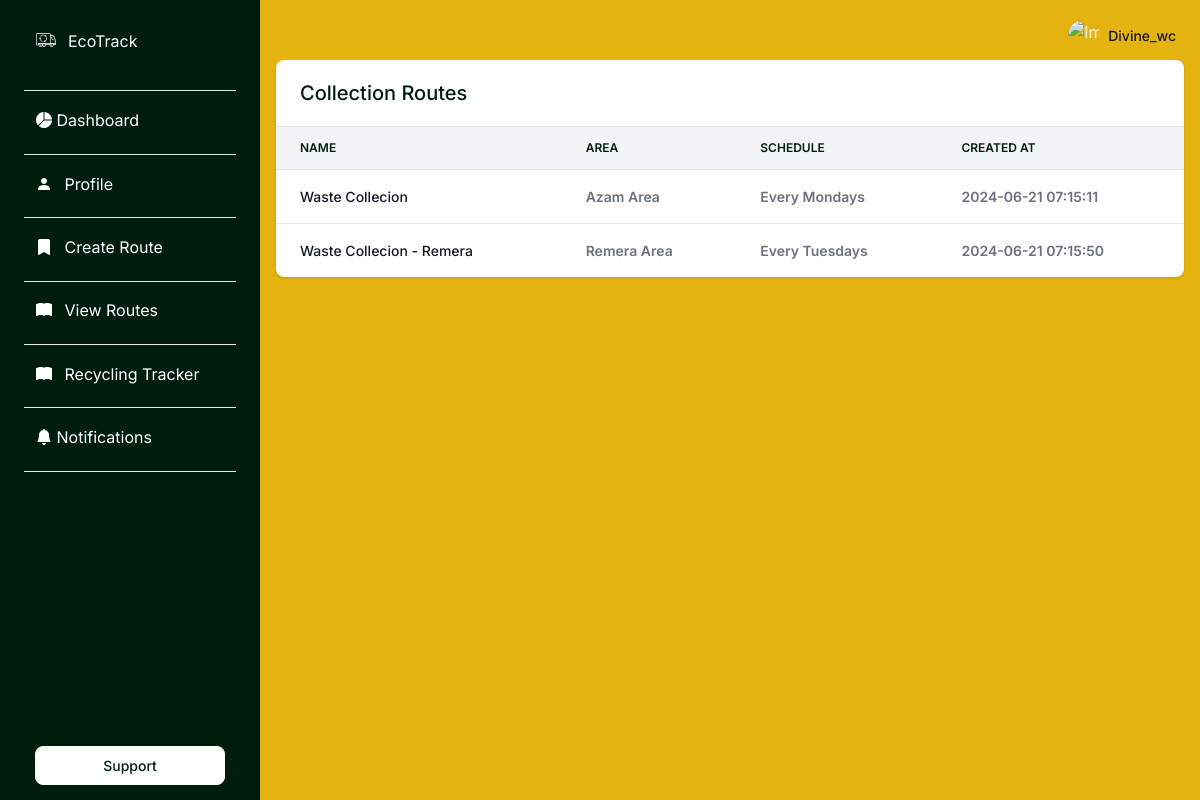
Screenshot of /view_routes (signed in) with the database file from the repository.
### apps/authentication/models.py (models this page shows, shortened)
class Users(db.Model, UserMixin):
    __tablename__ = 'Users'
    id = db.Column(db.Integer, primary_key=True)
    username = db.Column(db.String(64), unique=True)
    email = db.Column(db.String(64), unique=True)
    password = db.Column(db.LargeBinary)
    firstname = db.Column(db.String(64), nullable=True)
    lastname = db.Column(db.String(64), nullable=True)
    phone = db.Column(db.String(20), nullable=True)
    address = db.Column(db.String(128), nullable=True)
    city = db.Column(db.String(64), nullable=True)
    state = db.Column(db.String(32), nullable=True)
    zip_code = db.Column(db.String(10), nullable=True)
    role = db.Column(Enum(RoleEnum), nullable=False, default=RoleEnum.user)

### apps/collection_route/models.py (models this page shows)
class CollectionRoute(db.Model):
    __tablename__ = 'collection_routes'
    id = db.Column(db.Integer, primary_key=True)
    service_id = db.Column(db.Integer, db.ForeignKey('Users.id'))
    name = db.Column(db.String(128), nullable=False)
    area = db.Column(db.String(128), nullable=False)
    schedule = db.Column(db.String(128), nullable=False)
    created_at = db.Column(db.DateTime, default=db.func.current_timestamp())
    service = db.relationship('Users', backref='collection_routes')

### apps/collection_route/routes.py (the view)
@blueprint.route('/view_routes')
@login_required
def view_routes():
    if current_user.role.value != 'wc_service':
        return render_template('error/page-403.html'), 403
    routes = CollectionRoute.query.filter_by(service_id=current_user.id).all()
    return render_template('dashboard/view_routes.html', routes=routes)

### apps/__init__.py (called while the page is built)
def configure_database(app):
    @app.before_first_request
    def initialize_database():
        try:
            db.create_all()
        except Exception as e:
            print('> Error: DBMS Exception: ' + str(e))
            basedir = os.path.abspath(os.path.dirname(__file__))
            app.config['SQLALCHEMY_DATABASE_URI'] = 'sqlite:///' + \
                os.path.join(basedir, 'db.sqlite3')
            print('> Fallback to SQLite ')
            db.create_all()
    @app.teardown_request
    def shutdown_session(exception=None):
        db.session.remove()

### apps/authentication/models.py (called while the page is built)
@login_manager.user_loader
def user_loader(id):
    return Users.query.filter_by(id=id).first()

### apps/templates/dashboard/view_routes.html (shortened to what this page needs)
{% extends "layouts/base.html" %}
{% block content %}
<div class="row">
  <div class="col-12">
    <div class="row">
      <div class="col-12 mb-4">
        <div class="card border-0 shadow">
          <div class="card-header">
            <div class="row align-items-center">
              <div class="col">
                <h2 class="fs-5 fw-bold mb-0">Collection Routes</h2>
              </div>
            </div>
          </div>
          <div class="table-responsive">
            <table class="table align-items-center table-flush">
              <thead class="thead-light">
                <tr>
                  <th class="border-bottom" scope="col">Name</th>
                  <th class="border-bottom" scope="col">Area</th>
                  <th class="border-bottom" scope="col">Schedule</th>
                  <th class="border-bottom" scope="col">Created At</th>
                </tr>
              </thead>
              <tbody>
                {% for route in routes %}
                <tr>
                  <th class="text-gray-900" scope="row">{{ route.name }}</th>
                  <td class="fw-bolder text-gray-500">{{ route.area }}</td>
                  <td class="fw-bolder text-gray-500">{{ route.schedule }}</td>
                <td class="fw-bolder text-gray-500">{{ route.created_at }}</td>
                </tr>
                {% endfor %}
              </tbody>
            </table>
          </div>
        </div>
      </div>
    </div>
  </div>
</div>
{% endblock %}

### apps/templates/layouts/base.html (shortened to what this page needs)
<!DOCTYPE html>
<html lang="en">
<head>
  <link
    type="text/css"
    href="{{ config.ASSETS_ROOT }}/css/styles.css"
    rel="stylesheet"
  />
  <link
    rel="stylesheet"
    href="https://cdn.jsdelivr.net/npm/bootstrap-icons@1.11.1/font/bootstrap-icons.css"
  />
</head>
<body style="background-color: #e5b30f">
  {% include 'includes/sidebar.html' %}
  <main class="content">
    {% include 'includes/navigation.html' %}
    {% block content %}{% endblock content %}
  </main>
</body>
</html>

### apps/templates/includes/sidebar.html (shortened to what this page needs)
<nav
  id="sidebarMenu"
  style="background-color: #001d0e"
  class="sidebar d-lg-block text-white collapse"
  data-simplebar
>
  <div class="sidebar-inner px-4 pt-3">
    <ul class="nav flex-column pt-3 pt-md-0">
      <li class="nav-item">
        <a href="/" class="nav-link d-flex align-items-center">
          <span class="sidebar-icon">
            <img
              src="{{ config.ASSETS_ROOT }}/images/default/logo.svg"
              height="20"
              width="20"
              alt="Logo"
            />
          </span>
          <span class="mt-1 ms-1 sidebar-text">EcoTrack</span>
        </a>
      </li>
      <li role="separator" class="dropdown-divider mt-4 mb-2 text-white"></li>
      <li class="nav-item {% if 'dashboard' in segment %} active {% endif %}">
        <a href="/dashboard" class="nav-link">
          <i class="bi bi-pie-chart-fill"></i>
          <span class="sidebar-text">Dashboard</span>
        </a>
      </li>
      <li role="separator" class="dropdown-divider mt-2 mb-2 text-white"></li>
      <li class="nav-item {% if 'settings' in segment %} active {% endif %}">
        <a href="/profile" class="nav-link">
          <i class="bi bi-person-fill me-2"></i>
          <span class="sidebar-text">Profile</span>
        </a>
      </li>
      <li role="separator" class="dropdown-divider mt-2 mb-2 text-white"></li>
      {% if current_user.role.value == 'wc_service' %}
      <li class="nav-item {% if 'settings' in segment %} active {% endif %}">
        <a href="/create_route" class="nav-link">
          <i class="bi bi-bookmark-fill me-2"></i>
          <span class="sidebar-text">Create Route</span>
        </a>
      </li>
      <li role="separator" class="dropdown-divider mt-2 mb-2 text-white"></li>
      {% endif %}
      {% if current_user.role.value == 'wc_service' %}
      <li class="nav-item {% if 'settings' in segment %} active {% endif %}">
        <a href="/view_routes" class="nav-link">
          <i class="bi bi-book-fill me-2"></i>
          <span class="sidebar-text">View Routes</span>
        </a>
      </li>
      <li role="separator" class="dropdown-divider mt-2 mb-2 text-white"></li>
      {% endif %}
      {% if current_user.role.value == 'wc_service' %}
      <li class="nav-item {% if 'settings' in segment %} active {% endif %}">
        <a href="/recycling_tracker" class="nav-link">
          <i class="bi bi-book-fill me-2"></i>
          <span class="sidebar-text">Recycling Tracker </span>
        </a>
      </li>
      <li role="separator" class="dropdown-divider mt-2 mb-2 text-white"></li>
      {% endif %}
      <li class="nav-item {% if 'settings' in segment %} active {% endif %}">
        <a href="/me/notifications" class="nav-link">
          <i class="bi bi-bell-fill"></i>
          <span class="sidebar-text">Notifications</span>
        </a>
      </li>
      <li role="separator" class="dropdown-divider mt-2 mb-3 text-white"></li>
      <li class="nav-item">
        <a
          href="#"
          class="btn btn-white d-flex align-items-center justify-content-center btn-upgrade-pro"
        >
          <span class="text-dark">Support</span>
        </a>
      </li>
    </ul>
  </div>
</nav>

### apps/templates/includes/navigation.html (shortened to what this page needs)
<nav class="navbar navbar-top navbar-expand navbar-dashboard navbar-dark ps-0 pe-2 pb-0">
  <div class="container-fluid px-0">
    <div class="d-flex justify-content-between w-100" id="navbarSupportedContent">
      <ul class="navbar-nav align-items-center">
        <li class="nav-item dropdown ms-lg-3">
          <a class="nav-link dropdown-toggle pt-1 px-0" href="#" role="button" data-bs-toggle="dropdown" aria-expanded="false">
            <div class="media d-flex align-items-center">
              <img class="avatar rounded-circle" alt="Image placeholder" src="{{ config.ASSETS_ROOT }}/images/default/profile.jpeg">
              <div class="media-body ms-2 text-dark align-items-center d-none d-lg-block">
                <span class="mb-0 font-small fw-bold text-gray-900">
                  <strong>{{ current_user.username | capitalize }}</strong>
                </span>
              </div>
            </div>
          </a>
        </li>
      </ul>
    </div>
  </div>
</nav>

### rows the page displays
Users: username "Divine_wc"
CollectionRoute: name "Waste Collecion", area "Azam Area", schedule "Every Mondays", created_at "2024-06-21 07:15:11"
CollectionRoute: name "Waste Collecion - Remera", area "Remera Area", schedule "Every Tuesdays", created_at "2024-06-21 07:15:50"
